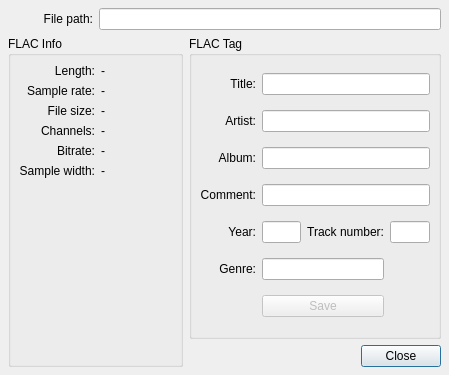
<ui version="4.0" >
 <class>DetailsDialog</class>
 <widget class="QDialog" name="DetailsDialog" >
  <property name="geometry" >
   <rect>
    <x>0</x>
    <y>0</y>
    <width>449</width>
    <height>375</height>
   </rect>
  </property>
  <property name="windowTitle" >
   <string>Details</string>
  </property>
  <layout class="QGridLayout" >
   <property name="margin" >
    <number>8</number>
   </property>
   <property name="spacing" >
    <number>6</number>
   </property>
   <item rowspan="2" row="1" column="0" colspan="2" >
    <widget class="QGroupBox" name="groupBox" >
     <property name="minimumSize" >
      <size>
       <width>175</width>
       <height>16</height>
      </size>
     </property>
     <property name="title" >
      <string>FLAC Info</string>
     </property>
     <layout class="QGridLayout" >
      <property name="margin" >
       <number>8</number>
      </property>
      <property name="spacing" >
       <number>6</number>
      </property>
      <item row="6" column="0" >
       <spacer>
        <property name="orientation" >
         <enum>Qt::Vertical</enum>
        </property>
        <property name="sizeHint" >
         <size>
          <width>74</width>
          <height>151</height>
         </size>
        </property>
       </spacer>
      </item>
      <item row="2" column="1" colspan="2" >
       <widget class="QLabel" name="fileSizeLabel" >
        <property name="text" >
         <string>-</string>
        </property>
       </widget>
      </item>
      <item row="0" column="0" >
       <widget class="QLabel" name="label" >
        <property name="text" >
         <string>Length:</string>
        </property>
        <property name="alignment" >
         <set>Qt::AlignRight|Qt::AlignTrailing|Qt::AlignVCenter</set>
        </property>
       </widget>
      </item>
      <item row="0" column="1" colspan="2" >
       <widget class="QLabel" name="lengthLabel" >
        <property name="text" >
         <string>-</string>
        </property>
       </widget>
      </item>
      <item row="1" column="0" >
       <widget class="QLabel" name="label_3" >
        <property name="text" >
         <string>Sample rate:</string>
        </property>
        <property name="alignment" >
         <set>Qt::AlignRight|Qt::AlignTrailing|Qt::AlignVCenter</set>
        </property>
       </widget>
      </item>
      <item row="1" column="1" colspan="2" >
       <widget class="QLabel" name="sampleRateLabel" >
        <property name="text" >
         <string>-</string>
        </property>
       </widget>
      </item>
      <item row="3" column="0" >
       <widget class="QLabel" name="label_10" >
        <property name="layoutDirection" >
         <enum>Qt::LeftToRight</enum>
        </property>
        <property name="text" >
         <string>Channels:</string>
        </property>
        <property name="textFormat" >
         <enum>Qt::PlainText</enum>
        </property>
        <property name="alignment" >
         <set>Qt::AlignRight|Qt::AlignTrailing|Qt::AlignVCenter</set>
        </property>
       </widget>
      </item>
      <item row="2" column="0" >
       <widget class="QLabel" name="label_5" >
        <property name="text" >
         <string>File size:</string>
        </property>
        <property name="alignment" >
         <set>Qt::AlignRight|Qt::AlignTrailing|Qt::AlignVCenter</set>
        </property>
       </widget>
      </item>
      <item row="4" column="0" >
       <widget class="QLabel" name="label_2" >
        <property name="text" >
         <string>Bitrate:</string>
        </property>
        <property name="alignment" >
         <set>Qt::AlignRight|Qt::AlignTrailing|Qt::AlignVCenter</set>
        </property>
       </widget>
      </item>
      <item row="3" column="1" colspan="2" >
       <widget class="QLabel" name="channelsLabel" >
        <property name="layoutDirection" >
         <enum>Qt::LeftToRight</enum>
        </property>
        <property name="text" >
         <string>-</string>
        </property>
       </widget>
      </item>
      <item row="4" column="1" colspan="2" >
       <widget class="QLabel" name="bitrateLabel" >
        <property name="text" >
         <string>-</string>
        </property>
       </widget>
      </item>
      <item row="5" column="0" >
       <widget class="QLabel" name="label_4" >
        <property name="text" >
         <string>Sample width:</string>
        </property>
        <property name="alignment" >
         <set>Qt::AlignRight|Qt::AlignTrailing|Qt::AlignVCenter</set>
        </property>
       </widget>
      </item>
      <item row="5" column="1" colspan="2" >
       <widget class="QLabel" name="sampleWidthLabel" >
        <property name="text" >
         <string>-</string>
        </property>
       </widget>
      </item>
     </layout>
    </widget>
   </item>
   <item row="0" column="1" colspan="3" >
    <widget class="QLineEdit" name="pathLineEdit" >
     <property name="readOnly" >
      <bool>true</bool>
     </property>
    </widget>
   </item>
   <item row="0" column="0" >
    <widget class="QLabel" name="label_28" >
     <property name="text" >
      <string>File path:</string>
     </property>
     <property name="alignment" >
      <set>Qt::AlignRight|Qt::AlignTrailing|Qt::AlignVCenter</set>
     </property>
    </widget>
   </item>
   <item row="2" column="3" >
    <widget class="QPushButton" name="pushButton_3" >
     <property name="text" >
      <string>Close</string>
     </property>
    </widget>
   </item>
   <item row="2" column="2" >
    <spacer>
     <property name="orientation" >
      <enum>Qt::Horizontal</enum>
     </property>
     <property name="sizeHint" >
      <size>
       <width>111</width>
       <height>20</height>
      </size>
     </property>
    </spacer>
   </item>
   <item row="1" column="2" colspan="2" >
    <widget class="QGroupBox" name="groupBox_2" >
     <property name="sizePolicy" >
      <sizepolicy>
       <hsizetype>5</hsizetype>
       <vsizetype>5</vsizetype>
       <horstretch>0</horstretch>
       <verstretch>0</verstretch>
      </sizepolicy>
     </property>
     <property name="title" >
      <string>FLAC Tag</string>
     </property>
     <layout class="QGridLayout" >
      <property name="margin" >
       <number>8</number>
      </property>
      <property name="spacing" >
       <number>6</number>
      </property>
      <item row="6" column="1" colspan="2" >
       <widget class="QPushButton" name="pushButton" >
        <property name="enabled" >
         <bool>false</bool>
        </property>
        <property name="text" >
         <string>Save</string>
        </property>
       </widget>
      </item>
      <item row="4" column="3" >
       <widget class="QLineEdit" name="trackLineEdit" />
      </item>
      <item row="4" column="2" >
       <widget class="QLabel" name="label_26" >
        <property name="text" >
         <string>Track number:</string>
        </property>
        <property name="alignment" >
         <set>Qt::AlignRight|Qt::AlignTrailing|Qt::AlignVCenter</set>
        </property>
       </widget>
      </item>
      <item row="4" column="1" >
       <widget class="QLineEdit" name="yearLineEdit" />
      </item>
      <item row="4" column="0" >
       <widget class="QLabel" name="label_25" >
        <property name="text" >
         <string>Year:</string>
        </property>
        <property name="alignment" >
         <set>Qt::AlignRight|Qt::AlignTrailing|Qt::AlignVCenter</set>
        </property>
       </widget>
      </item>
      <item row="5" column="0" >
       <widget class="QLabel" name="label_27" >
        <property name="text" >
         <string>Genre:</string>
        </property>
        <property name="alignment" >
         <set>Qt::AlignRight|Qt::AlignTrailing|Qt::AlignVCenter</set>
        </property>
       </widget>
      </item>
      <item row="3" column="0" >
       <widget class="QLabel" name="label_24" >
        <property name="text" >
         <string>Comment:</string>
        </property>
        <property name="alignment" >
         <set>Qt::AlignRight|Qt::AlignTrailing|Qt::AlignVCenter</set>
        </property>
       </widget>
      </item>
      <item row="2" column="0" >
       <widget class="QLabel" name="label_23" >
        <property name="text" >
         <string>Album:</string>
        </property>
        <property name="alignment" >
         <set>Qt::AlignRight|Qt::AlignTrailing|Qt::AlignVCenter</set>
        </property>
       </widget>
      </item>
      <item row="1" column="0" >
       <widget class="QLabel" name="label_22" >
        <property name="text" >
         <string>Artist:</string>
        </property>
        <property name="alignment" >
         <set>Qt::AlignRight|Qt::AlignTrailing|Qt::AlignVCenter</set>
        </property>
       </widget>
      </item>
      <item row="0" column="0" >
       <widget class="QLabel" name="label_21" >
        <property name="text" >
         <string>Title:</string>
        </property>
        <property name="alignment" >
         <set>Qt::AlignRight|Qt::AlignTrailing|Qt::AlignVCenter</set>
        </property>
       </widget>
      </item>
      <item row="0" column="1" colspan="3" >
       <widget class="QLineEdit" name="titleLineEdit" />
      </item>
      <item row="1" column="1" colspan="3" >
       <widget class="QLineEdit" name="artistLineEdit" />
      </item>
      <item row="2" column="1" colspan="3" >
       <widget class="QLineEdit" name="albumLineEdit" />
      </item>
      <item row="3" column="1" colspan="3" >
       <widget class="QLineEdit" name="commentLineEdit" />
      </item>
      <item row="5" column="1" colspan="2" >
       <widget class="QLineEdit" name="genreLineEdit" />
      </item>
     </layout>
    </widget>
   </item>
  </layout>
 </widget>
 <resources/>
 <connections>
  <connection>
   <sender>pushButton_3</sender>
   <signal>clicked()</signal>
   <receiver>DetailsDialog</receiver>
   <slot>close()</slot>
   <hints>
    <hint type="sourcelabel" >
     <x>623</x>
     <y>353</y>
    </hint>
    <hint type="destinationlabel" >
     <x>539</x>
     <y>352</y>
    </hint>
   </hints>
  </connection>
 </connections>
</ui>
